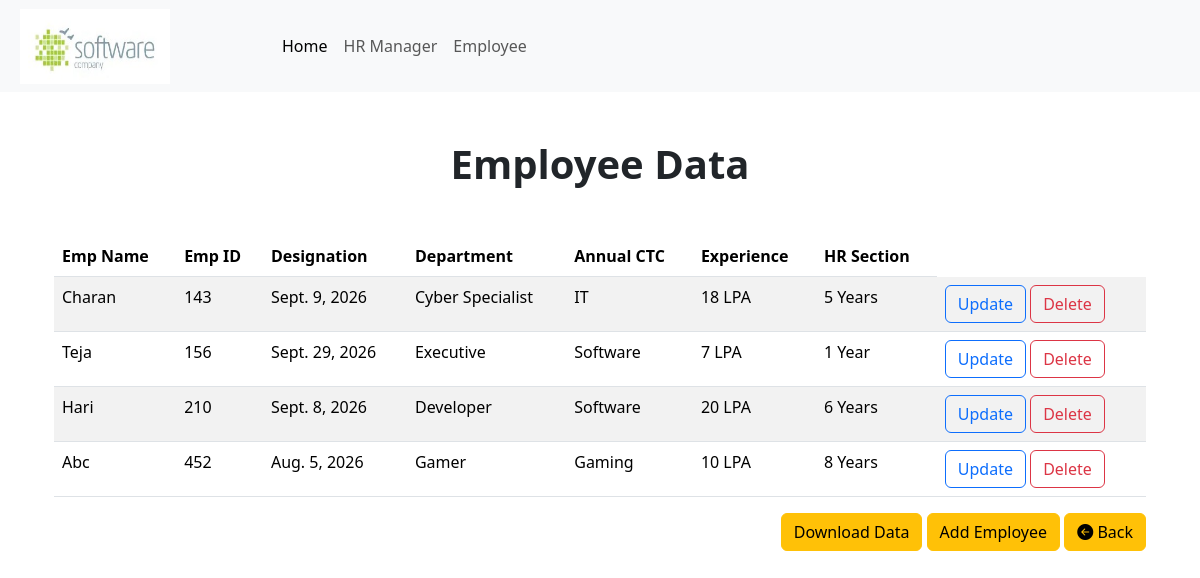
The page /viewemp/ on the database its author committed.
### empmngt/models.py (models this page shows)
class Employee(models.Model):
    Name = models.CharField(max_length=100)
    Emp_ID = models.CharField(max_length=100)
    Designation = models.CharField(max_length=100)
    Date_of_Joining = models.DateField()
    Department = models.CharField(max_length=100)
    Annual_CTC = models.CharField(max_length=100)
    Experience = models.CharField(max_length=100)

### empmngt/views.py (the view)
# urls.py: path('viewemp/', views.viewemp),
def viewemp(request):
    data = Employee.objects.all()
    return render(request, 'empmngt/viewemp.html', {'d': data})

### empmngt/middle.py (called while the page is built)
    def __call__(self, request):
        response = self.get_response(request)
        if response.status_code == 404:
            return render(request, 'empmngt/technical_issue.html', status=404)
        return response

### templates/empmngt/viewemp.html
{% extends "empmngt/navbar.html" %}
{% load static %}
{% block nav_block %}
<section class='container'>
<h1 class='text-center fw-bold my-5'>Employee Data</h1>
<div class='container'>
    <table class='table table-striped'>
        <thead>
            <tr>
                <th>Emp Name</th>
                <th>Emp ID</th>
                <th>Designation</th>
                <th>Department</th>
                <th>Annual CTC</th>
                <th>Experience</th>
                <th>HR Section</th>
            </tr>
        </thead>
        <tbody>
            {%for i in d %}
            <tr>
                <td>{{i.Name}}</td>
                <td>{{i.Emp_ID}}</td>
                <td>{{i.Date_of_Joining}}</td>
                <td>{{i.Designation}}</td>
                <td>{{i.Department}}</td>
                <td>{{i.Annual_CTC}}</td>
                <td>{{i.Experience}}</td>
                <td>
                    <a href='/empupdate/{{i.id}}/'><button class='btn btn-outline-primary'>Update</button></a>
                    <a href='/empdelete/{{i.id}}/'><button class='btn btn-outline-danger'>Delete</button></a>
                </td>
            </tr>
            {%endfor%}
        </tbody>
    </table>
</div>
<div class='container text-end'>
    <a href='/download'><button class='btn btn-warning'>Download Data</button></a>
    <a href='/addemp'><button class='btn btn-warning'>Add Employee</button></a>
    <a href='/hrmanager'><button class='btn btn-warning'><i class='bi bi-arrow-left-circle-fill'></i> Back</button></a>
</div>
</section>
{%endblock%}

### templates/empmngt/navbar.html (shortened to what this page needs)
{% load static %}
<!DOCTYPE html>
<html lang="en">
<head>
    <link rel="stylesheet" href="https://cdn.jsdelivr.net/npm/bootstrap-icons@1.13.1/font/bootstrap-icons.min.css">
    <link href="https://cdn.jsdelivr.net/npm/bootstrap@5.3.8/dist/css/bootstrap.min.css" rel="stylesheet">
</head>
<body>
<header>
<nav class="navbar navbar-expand-lg navbar-light bg-light">
    <div class="container-fluid">
        <a class="navbar-brand m-0 p-0 px-2" href="/home">
            <img src="{% static 'images/logo.jpg' %}" alt="Logo" width="150" height="75" class="d-inline-block align-text-top" />
        </a>
        <div class="collapse navbar-collapse mx-5 ps-5" id="navbarSupportedContent">
            <ul class="navbar-nav me-auto mb-2 mb-lg-0">
                <li class="nav-item">
                    <a class="nav-link active" aria-current="page" href="/home">
                        Home
                    </a>
                </li>
                <li class="nav-item">
                    <a class="nav-link" href="/hrmanager">
                        HR Manager
                    </a>
                </li>
                <li>
                    <a class="nav-link" href="/empdash">
                        Employee
                    </a>
                </li>
            </ul>
        </div>
    </div>
</nav>
</header>
{% block nav_block %}
{% endblock %}
</body>
</html>

### rows shown on the page
Employee: Name "Charan", Emp_ID "143", Date_of_Joining "Sept. 9, 2026", Designation "Cyber Specialist", Department "IT", Annual_CTC "18 LPA", Experience "5 Years"
Employee: Name "Teja", Emp_ID "156", Date_of_Joining "Sept. 29, 2026", Designation "Executive", Department "Software", Annual_CTC "7 LPA", Experience "1 Year"
Employee: Name "Hari", Emp_ID "210", Date_of_Joining "Sept. 8, 2026", Designation "Developer", Department "Software", Annual_CTC "20 LPA", Experience "6 Years"
Employee: Name "Abc", Emp_ID "452", Date_of_Joining "Aug. 5, 2026", Designation "Gamer", Department "Gaming", Annual_CTC "10 LPA", Experience "8 Years"
